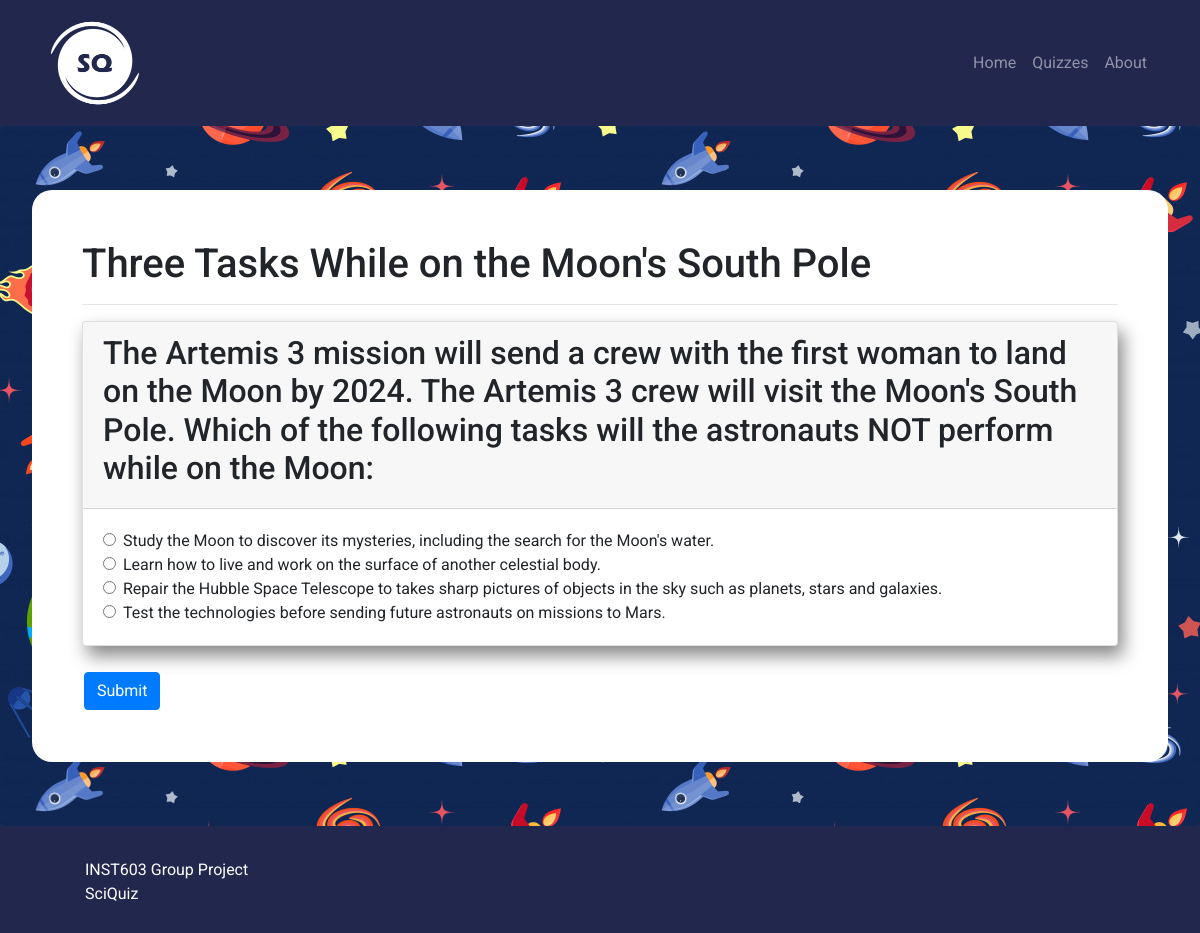
Page /quiz/10/ on the committed database.
### quiz/models.py (models this page shows)
class Quiz(models.Model):
    def __str__(self):
        return self.title
    title = models.CharField(default='',max_length=1000)
    topic = models.CharField(default='Other',max_length=100,choices=TOPICS)
    difficulty = models.CharField(default='Easy',max_length=100,choices=DIFFICULTIES)
    description = models.TextField(default='')

class Question(models.Model):
    def __str__(self):
        return self.title
    title = models.CharField(default='',max_length=1000)
    description = models.TextField(default="")
    quiz = models.ForeignKey(Quiz, on_delete=models.CASCADE,default=None)

class Choice(models.Model):
    def __str__(self):
        return self.choice_text
    question = models.ForeignKey(Question, on_delete=models.CASCADE)
    choice_text = models.CharField(max_length=1000)
    is_correct = models.BooleanField(default=False)

### quiz/views.py (the view)
# urls.py: path('<int:quiz_id>/', views.quiz_questions, name='questions'),
def quiz_questions(request,quiz_id):
    context = {}
    res = request.POST
    context['message'] = False
    def checkAnswers(res):
        print(res)
        score = 0
        total_questions = 0
        incorrect = []
        for i in res:
            if i == "csrfmiddlewaretoken":
                continue
            elif res[i] == "True":
                score += 1
                total_questions += 1
            else:
                incorrect.append(Question.objects.get(title=i))
                total_questions += 1
        context['incorrect'] = incorrect
        if total_questions == 0:
            return 0
        else:
            return int((score/total_questions)*100)
    if res:
        context['message'] = True
        context['score'] = checkAnswers(res)
    try:
        quiz = Quiz.objects.filter(pk=quiz_id)
        quiz = quiz[0]
        questions = Question.objects.filter(quiz=quiz)
    except:
        print('404')
    context['quiz'] = quiz
    context['questions'] = questions
    print(context)
    return render(request,'quiz_questions.html',context)

### quiz/templates/quiz_questions.html (shortened to what this page needs)
{% extends "base.html" %} {% block content %} {% load static %}
<div class="jumbotron">
  <div class="container main-content">
    <h1>{{quiz}}</h1>
    <hr />
    <form action="" method="POST">
      {% csrf_token %} {% for question in questions %}
      <div class="card">
        <div class="card-header">
          <h2 class="">{{question}}</h2>
        </div>
        <div class="card-body">
          {% for choice in question.choice_set.all %}
          <div class="form-check">
            <input
              required
              id="{{choice}}-{{question}}"
              class="form-check-input"
              type="radio"
              value="{{choice.is_correct}}"
              name="{{question}}"
            />
            <label for="{{choice}}" class="form-check-label">{{choice}}</label>
          </div>
          {% endfor %}
        </div>
      </div>
      <br />
      {% endfor %}
      <button type="submit" class="btn btn-primary">Submit</button>
    </form>
  </div>
</div>
{%endblock%}

### nasaswyk/static/css/main.css (style rules this page uses)
.main-content { background-color: white; padding: 10px; border-radius: 20px; padding: 50px; }
body { font-family: "Roboto", sans-serif; background-color: #21274d; }
.card { box-shadow: 5px 10px 18px #888888; }
button.btn.btn-primary { margin: 2px; }

### rows in the picture
Quiz: title "Three Tasks While on the Moon's South Pole"
Question: title "The Artemis 3 mission will send a crew with the first woman to land on the Moon by 2024. The Artemis 3 crew will visit the Moon's South Pole. Which of the following tasks will the astronauts NOT perform while on the Moon:"
Choice: choice_text "Study the Moon to discover its mysteries, including the search for the Moon's water."
Choice: choice_text "Learn how to live and work on the surface of another celestial body."
Choice: choice_text "Repair the Hubble Space Telescope to takes sharp pictures of objects in the sky such as planets, stars and galaxies."
Choice: choice_text "Test the technologies before sending future astronauts on missions to Mars."
